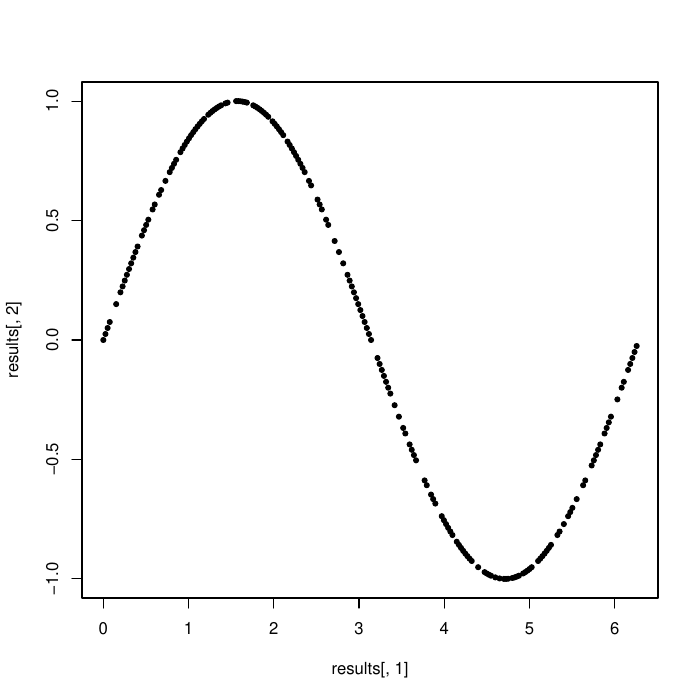

Write R code to recreate this figure.
## summarise all the runs so far.

system("cat input_*.res > results.all")

results <- read.delim('results.all',header=F,sep=' ')
pdf(file='summarise.pdf')
plot(results[,1], results[,2], type='p',pch=20)
dev.off()
